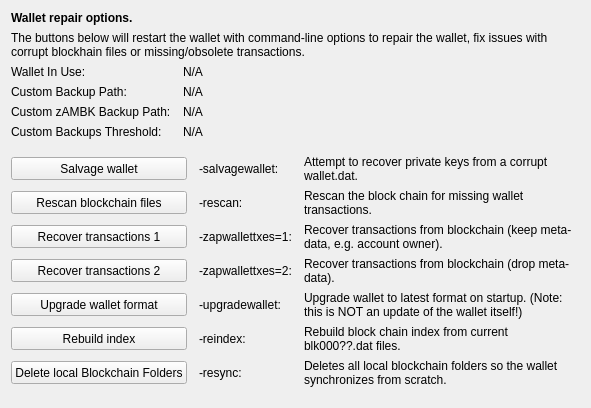
     <widget class="QWidget" name="tab_repair">
      <attribute name="title">
       <string>&amp;Wallet Repair</string>
      </attribute>
      <layout class="QGridLayout" name="gridLayout_4" columnstretch="0,0,0,0">
       <property name="horizontalSpacing">
        <number>12</number>
       </property>
       <item row="0" column="0" colspan="4">
        <widget class="QLabel" name="label_repair_header">
         <property name="font">
          <font>
           <weight>75</weight>
           <bold>true</bold>
          </font>
         </property>
         <property name="text">
          <string>Wallet repair options.</string>
         </property>
        </widget>
       </item>
       <item row="1" column="0" colspan="4">
        <widget class="QLabel" name="label_repair_helptext">
         <property name="font">
          <font>
           <weight>50</weight>
           <bold>false</bold>
          </font>
         </property>
         <property name="text">
          <string>The buttons below will restart the wallet with command-line options to repair the wallet, fix issues with corrupt blockhain files or missing/obsolete transactions.</string>
         </property>
         <property name="wordWrap">
          <bool>true</bool>
         </property>
        </widget>
       </item>
       <item row="2" column="0">
        <widget class="QLabel" name="wallet_path_label">
         <property name="text">
          <string>Wallet In Use:</string>
         </property>
        </widget>
       </item>
       <item row="2" column="1" colspan="3">
        <widget class="QLabel" name="wallet_path">
         <property name="cursor">
          <cursorShape>IBeamCursor</cursorShape>
         </property>
         <property name="text">
          <string>N/A</string>
         </property>
         <property name="textFormat">
          <enum>Qt::PlainText</enum>
         </property>
         <property name="textInteractionFlags">
          <set>Qt::LinksAccessibleByMouse|Qt::TextSelectableByKeyboard|Qt::TextSelectableByMouse</set>
         </property>
        </widget>
       </item>
       <item row="3" column="0">
        <widget class="QLabel" name="wallet_custombackuppath_label">
         <property name="visible">
          <bool>false</bool>
         </property>
         <property name="text">
          <string>Custom Backup Path:</string>
         </property>
        </widget>
       </item>
       <item row="3" column="1" colspan="3">
        <widget class="QLabel" name="wallet_custombackuppath">
         <property name="cursor">
          <cursorShape>IBeamCursor</cursorShape>
         </property>
         <property name="visible">
          <bool>false</bool>
         </property>
         <property name="text">
          <string>N/A</string>
         </property>
         <property name="textFormat">
          <enum>Qt::PlainText</enum>
         </property>
         <property name="textInteractionFlags">
          <set>Qt::LinksAccessibleByMouse|Qt::TextSelectableByKeyboard|Qt::TextSelectableByMouse</set>
         </property>
        </widget>
       </item>
       <item row="4" column="0">
        <widget class="QLabel" name="wallet_customzambkbackuppath_label">
         <property name="visible">
          <bool>false</bool>
         </property>
         <property name="text">
          <string>Custom zAMBK Backup Path:</string>
         </property>
        </widget>
       </item>
       <item row="4" column="1" colspan="3">
        <widget class="QLabel" name="wallet_customzambkbackuppath">
         <property name="cursor">
          <cursorShape>IBeamCursor</cursorShape>
         </property>
         <property name="visible">
          <bool>false</bool>
         </property>
         <property name="text">
          <string>N/A</string>
         </property>
         <property name="textFormat">
          <enum>Qt::PlainText</enum>
         </property>
         <property name="textInteractionFlags">
          <set>Qt::LinksAccessibleByMouse|Qt::TextSelectableByKeyboard|Qt::TextSelectableByMouse</set>
         </property>
        </widget>
       </item>
       <item row="5" column="0">
        <widget class="QLabel" name="wallet_custombackupthreshold_label">
         <property name="visible">
          <bool>false</bool>
         </property>
         <property name="text">
          <string>Custom Backups Threshold:</string>
         </property>
        </widget>
       </item>
       <item row="5" column="1" colspan="3">
        <widget class="QLabel" name="wallet_custombackupthreshold">
         <property name="cursor">
          <cursorShape>IBeamCursor</cursorShape>
         </property>
         <property name="visible">
          <bool>false</bool>
         </property>
         <property name="text">
          <string>N/A</string>
         </property>
         <property name="textFormat">
          <enum>Qt::PlainText</enum>
         </property>
         <property name="textInteractionFlags">
          <set>Qt::LinksAccessibleByMouse|Qt::TextSelectableByKeyboard|Qt::TextSelectableByMouse</set>
         </property>
        </widget>
       </item>
       <item row="6" column="0">
        <spacer name="verticalSpacer_repair1">
         <property name="orientation">
          <enum>Qt::Vertical</enum>
         </property>
         <property name="sizeHint" stdset="0">
          <size>
           <width>10</width>
           <height>10</height>
          </size>
         </property>
        </spacer>
       </item>
       <item row="7" column="0" colspan="2">
        <widget class="QPushButton" name="btn_salvagewallet">
         <property name="minimumSize">
          <size>
           <width>100</width>
           <height>23</height>
          </size>
         </property>
         <property name="text">
          <string>Salvage wallet</string>
         </property>
        </widget>
       </item>
       <item row="7" column="2">
        <widget class="QLabel" name="label_repair_salvage_command">
         <property name="text">
          <string notr="true">-salvagewallet:</string>
         </property>
        </widget>
       </item>
       <item row="7" column="3">
        <widget class="QLabel" name="label_repair_salvage">
         <property name="text">
          <string>Attempt to recover private keys from a corrupt wallet.dat.</string>
         </property>
         <property name="wordWrap">
          <bool>true</bool>
         </property>
        </widget>
       </item>
       <item row="8" column="0" colspan="2">
        <widget class="QPushButton" name="btn_rescan">
         <property name="minimumSize">
          <size>
           <width>100</width>
           <height>23</height>
          </size>
         </property>
         <property name="text">
          <string>Rescan blockchain files</string>
         </property>
        </widget>
       </item>
       <item row="8" column="2">
        <widget class="QLabel" name="label_repair_rescan_command">
         <property name="text">
          <string notr="true">-rescan:</string>
         </property>
        </widget>
       </item>
       <item row="8" column="3">
        <widget class="QLabel" name="label_repair_rescan">
         <property name="text">
          <string>Rescan the block chain for missing wallet transactions.</string>
         </property>
         <property name="wordWrap">
          <bool>true</bool>
         </property>
        </widget>
       </item>
       <item row="9" column="0" colspan="2">
        <widget class="QPushButton" name="btn_zapwallettxes1">
         <property name="minimumSize">
          <size>
           <width>100</width>
           <height>23</height>
          </size>
         </property>
         <property name="text">
          <string>Recover transactions 1</string>
         </property>
        </widget>
       </item>
       <item row="9" column="2">
        <widget class="QLabel" name="label_repair_zap1_command">
         <property name="text">
          <string notr="true">-zapwallettxes=1:</string>
         </property>
        </widget>
       </item>
       <item row="9" column="3">
        <widget class="QLabel" name="label_repair_zap1">
         <property name="text">
          <string>Recover transactions from blockchain (keep meta-data, e.g. account owner).</string>
         </property>
         <property name="wordWrap">
          <bool>true</bool>
         </property>
        </widget>
       </item>
       <item row="10" column="0" colspan="2">
        <widget class="QPushButton" name="btn_zapwallettxes2">
         <property name="minimumSize">
          <size>
           <width>100</width>
           <height>23</height>
          </size>
         </property>
         <property name="text">
          <string>Recover transactions 2</string>
         </property>
        </widget>
       </item>
       <item row="10" column="2">
        <widget class="QLabel" name="label_repair_zap2_command">
         <property name="text">
          <string notr="true">-zapwallettxes=2:</string>
         </property>
        </widget>
       </item>
       <item row="10" column="3">
        <widget class="QLabel" name="label_repair_zap2">
         <property name="text">
          <string>Recover transactions from blockchain (drop meta-data).</string>
         </property>
         <property name="wordWrap">
          <bool>true</bool>
         </property>
        </widget>
       </item>
       <item row="11" column="0" colspan="2">
        <widget class="QPushButton" name="btn_upgradewallet">
         <property name="minimumSize">
          <size>
           <width>100</width>
           <height>23</height>
          </size>
         </property>
         <property name="text">
          <string>Upgrade wallet format</string>
         </property>
        </widget>
       </item>
       <item row="11" column="2">
        <widget class="QLabel" name="label_repair_upgrade_command">
         <property name="text">
          <string notr="true">-upgradewallet:</string>
         </property>
        </widget>
       </item>
       <item row="11" column="3">
        <widget class="QLabel" name="label_repair_upgrade">
         <property name="text">
          <string>Upgrade wallet to latest format on startup. (Note: this is NOT an update of the wallet itself!)</string>
         </property>
         <property name="wordWrap">
          <bool>true</bool>
         </property>
        </widget>
       </item>
       <item row="12" column="0" colspan="2">
        <widget class="QPushButton" name="btn_reindex">
         <property name="minimumSize">
          <size>
           <width>100</width>
           <height>23</height>
          </size>
         </property>
         <property name="text">
          <string>Rebuild index</string>
         </property>
        </widget>
       </item>
       <item row="12" column="2">
        <widget class="QLabel" name="label_repair_reindex_command">
         <property name="text">
          <string notr="true">-reindex:</string>
         </property>
        </widget>
       </item>
       <item row="12" column="3">
        <widget class="QLabel" name="label_repair_reindex">
         <property name="text">
          <string>Rebuild block chain index from current blk000??.dat files.</string>
         </property>
         <property name="wordWrap">
          <bool>true</bool>
         </property>
        </widget>
       </item>
       <item row="13" column="0" colspan="2">
        <widget class="QPushButton" name="btn_resync">
         <property name="minimumSize">
          <size>
           <width>100</width>
           <height>23</height>
          </size>
         </property>
         <property name="text">
          <string>Delete local Blockchain Folders</string>
         </property>
        </widget>
       </item>
       <item row="13" column="2">
        <widget class="QLabel" name="label_repair_resync_command">
         <property name="text">
          <string>-resync:</string>
         </property>
        </widget>
       </item>
       <item row="13" column="3">
        <widget class="QLabel" name="label_repair_resync">
         <property name="text">
          <string>Deletes all local blockchain folders so the wallet synchronizes from scratch.</string>
         </property>
         <property name="wordWrap">
          <bool>true</bool>
         </property>
        </widget>
       </item>
       <item row="14" column="0">
        <spacer name="verticalSpacer_repair2">
         <property name="orientation">
          <enum>Qt::Vertical</enum>
         </property>
         <property name="sizeHint" stdset="0">
          <size>
           <width>20</width>
           <height>10</height>
          </size>
         </property>
        </spacer>
       </item>
      </layout>
     </widget>
